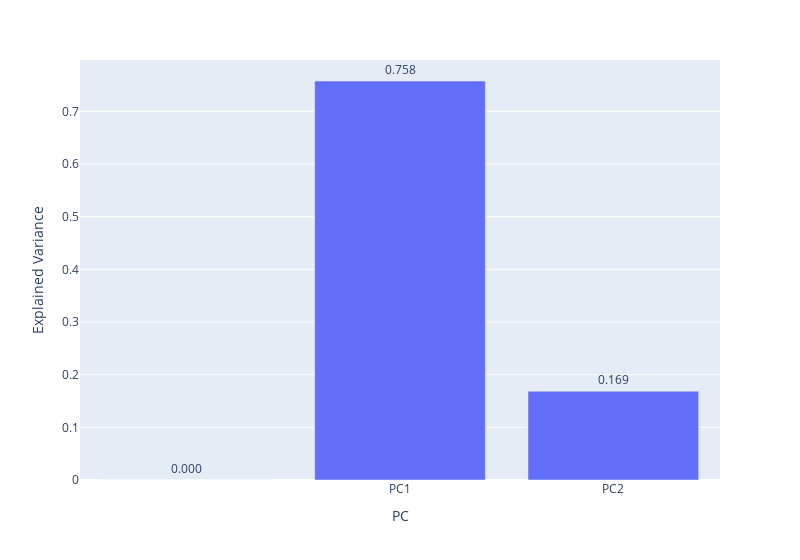

Source (notebook cell):
### Code cell
fig.update_traces(texttemplate='%{text:.3f}', textposition='outside') # limit decimal cases and text outside the bar
fig.show() #explained variance

### Figure 1 — Plotly figure (JSON) as saved in the notebook; plotly's stock layout.template omitted (floating-point values rounded to 4 significant figures)
{"data": [{"alignmentgroup": "True", "hovertemplate": "PC=%{x}<br>Explained Variance=%{text}<extra></extra>", "legendgroup": "", "marker": {"color": "#636efa", "pattern": {"shape": ""}}, "name": "", "offsetgroup": "", "orientation": "v", "showlegend": false, "text": [0, 0.7578, 0.1686], "textposition": "outside", "texttemplate": "%{text:.3f}", "type": "bar", "x": ["", "PC1", "PC2"], "xaxis": "x", "y": [0, 0.7578, 0.1686], "yaxis": "y"}], "layout": {"barmode": "relative", "legend": {"tracegroupgap": 0}, "margin": {"t": 60}, "width": 800, "xaxis": {"anchor": "y", "domain": [0, 1], "title": {"text": "PC"}}, "yaxis": {"anchor": "x", "domain": [0, 1], "title": {"text": "Explained Variance"}}}}
